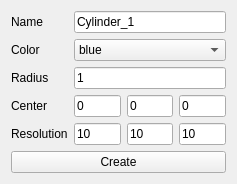
<?xml version="1.0" encoding="UTF-8"?>
<ui version="4.0">
 <class>createSphere</class>
 <widget class="QWidget" name="createSphere">
  <property name="geometry">
   <rect>
    <x>0</x>
    <y>0</y>
    <width>237</width>
    <height>176</height>
   </rect>
  </property>
  <property name="windowTitle">
   <string>Form</string>
  </property>
  <layout class="QGridLayout" name="gridLayout">
   <item row="0" column="0">
    <widget class="QLabel" name="label_3">
     <property name="text">
      <string>Name</string>
     </property>
    </widget>
   </item>
   <item row="0" column="1">
    <widget class="QLineEdit" name="sphereNameInput">
     <property name="text">
      <string>Cylinder_1</string>
     </property>
    </widget>
   </item>
   <item row="1" column="0">
    <widget class="QLabel" name="label_5">
     <property name="text">
      <string>Color</string>
     </property>
    </widget>
   </item>
   <item row="1" column="1">
    <widget class="QComboBox" name="sphereColorComboBox">
     <item>
      <property name="text">
       <string>blue</string>
      </property>
     </item>
     <item>
      <property name="text">
       <string>darkBlue</string>
      </property>
     </item>
     <item>
      <property name="text">
       <string>gray</string>
      </property>
     </item>
     <item>
      <property name="text">
       <string>darkGray</string>
      </property>
     </item>
     <item>
      <property name="text">
       <string>lightGray</string>
      </property>
     </item>
     <item>
      <property name="text">
       <string>green</string>
      </property>
     </item>
     <item>
      <property name="text">
       <string>darkGreen</string>
      </property>
     </item>
     <item>
      <property name="text">
       <string>cyan</string>
      </property>
     </item>
     <item>
      <property name="text">
       <string>darkCyan</string>
      </property>
     </item>
     <item>
      <property name="text">
       <string>red</string>
      </property>
     </item>
     <item>
      <property name="text">
       <string>darkRed</string>
      </property>
     </item>
     <item>
      <property name="text">
       <string>magenta</string>
      </property>
     </item>
     <item>
      <property name="text">
       <string>darkMagenta</string>
      </property>
     </item>
     <item>
      <property name="text">
       <string>white</string>
      </property>
     </item>
     <item>
      <property name="text">
       <string>black</string>
      </property>
     </item>
     <item>
      <property name="text">
       <string>PICK</string>
      </property>
     </item>
    </widget>
   </item>
   <item row="2" column="0">
    <layout class="QVBoxLayout" name="verticalLayout">
     <item>
      <widget class="QLabel" name="label_2">
       <property name="text">
        <string>Radius</string>
       </property>
      </widget>
     </item>
     <item>
      <widget class="QLabel" name="label">
       <property name="text">
        <string>Center</string>
       </property>
      </widget>
     </item>
     <item>
      <widget class="QLabel" name="label_6">
       <property name="text">
        <string>Resolution</string>
       </property>
      </widget>
     </item>
    </layout>
   </item>
   <item row="2" column="1">
    <layout class="QVBoxLayout" name="verticalLayout_2">
     <item>
      <layout class="QHBoxLayout" name="horizontalLayout_2">
       <item>
        <widget class="QLineEdit" name="sphereRadiusInput">
         <property name="text">
          <string>1</string>
         </property>
        </widget>
       </item>
      </layout>
     </item>
     <item>
      <layout class="QHBoxLayout" name="horizontalLayout">
       <item>
        <widget class="QLineEdit" name="sphereCenterXInput">
         <property name="text">
          <string>0</string>
         </property>
        </widget>
       </item>
       <item>
        <widget class="QLineEdit" name="sphereCenterYInput">
         <property name="text">
          <string>0</string>
         </property>
        </widget>
       </item>
       <item>
        <widget class="QLineEdit" name="sphereCenterZInpt">
         <property name="text">
          <string>0</string>
         </property>
        </widget>
       </item>
      </layout>
     </item>
     <item>
      <layout class="QHBoxLayout" name="horizontalLayout_3">
       <item>
        <widget class="QLineEdit" name="sphereResoluThetaInput">
         <property name="text">
          <string>10</string>
         </property>
        </widget>
       </item>
       <item>
        <widget class="QLineEdit" name="sphereResoluDeltaInput">
         <property name="text">
          <string>10</string>
         </property>
        </widget>
       </item>
       <item>
        <widget class="QLineEdit" name="sphereResoluAlphaInput">
         <property name="text">
          <string>10</string>
         </property>
        </widget>
       </item>
      </layout>
     </item>
    </layout>
   </item>
   <item row="3" column="0" colspan="2">
    <widget class="QPushButton" name="createSphereBtn">
     <property name="text">
      <string>Create</string>
     </property>
    </widget>
   </item>
  </layout>
 </widget>
 <resources/>
 <connections/>
</ui>
